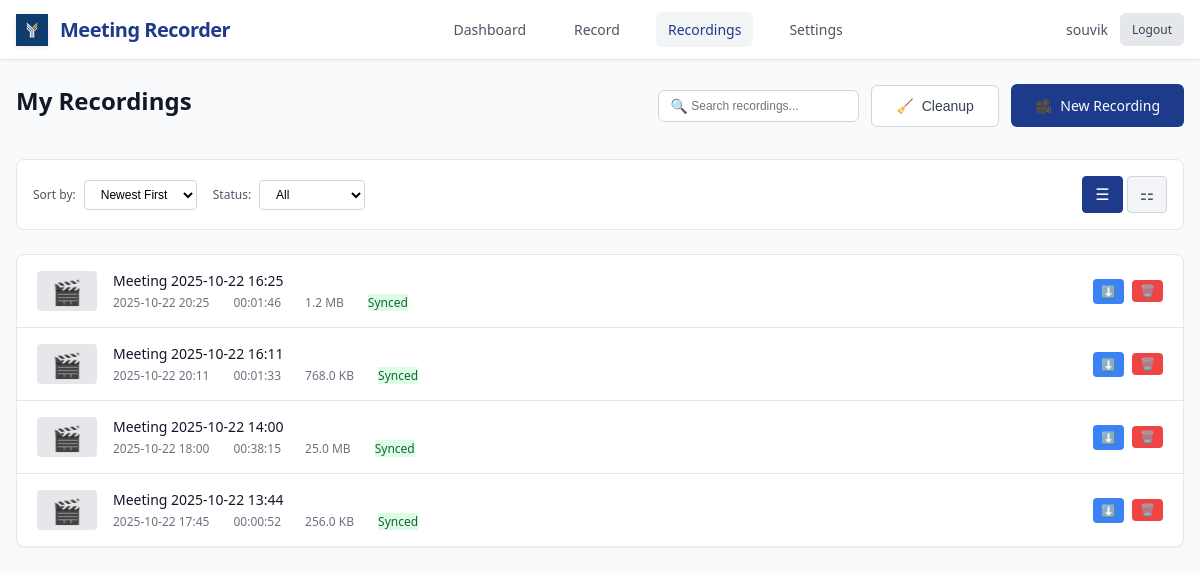
Page /recordings (signed in) on the committed database.
### models.py (models this page shows, shortened)
class User(UserMixin, db.Model):
    id = db.Column(db.Integer, primary_key=True)
    username = db.Column(db.String(80), unique=True, nullable=False)
    email = db.Column(db.String(120), unique=True, nullable=False)
    password_hash = db.Column(db.String(128))
    created_at = db.Column(db.DateTime, default=datetime.utcnow)
    is_active = db.Column(db.Boolean, default=True)
    default_monitor = db.Column(db.String(200))  # Default monitor for recordings
    auto_delete_days = db.Column(db.Integer, default=30)  # Auto-delete recordings after N days
    recordings = db.relationship('Recording', backref='user', lazy=True)

class Recording(db.Model):
    id = db.Column(db.Integer, primary_key=True)
    title = db.Column(db.String(200), nullable=False)
    filename = db.Column(db.String(255), nullable=False)
    file_path = db.Column(db.String(500), nullable=False)
    file_size = db.Column(db.BigInteger, default=0)  # in bytes
    duration = db.Column(db.Integer, default=0)  # in seconds
    created_at = db.Column(db.DateTime, default=datetime.utcnow)
    started_at = db.Column(db.DateTime)
    ended_at = db.Column(db.DateTime)
    monitor_name = db.Column(db.String(200))
    resolution = db.Column(db.String(50))  # e.g., "1920x1080"
    uploaded = db.Column(db.Boolean, default=False)
    upload_url = db.Column(db.String(500))
    user_id = db.Column(db.Integer, db.ForeignKey('user.id'), nullable=False)
    status = db.Column(db.String(50), default='completed')  # recording, processing, completed, failed
    @property
    def duration_formatted(self):
        if not self.duration:
            return "00:00:00"
        hours = self.duration // 3600
        minutes = (self.duration % 3600) // 60
        seconds = self.duration % 60
        return f"{hours:02d}:{minutes:02d}:{seconds:02d}"
    @property
    def file_size_formatted(self):
        if not self.file_size:
            return "0 B"
        size = self.file_size  # Work with a copy to avoid modifying the actual value
        for unit in ['B', 'KB', 'MB', 'GB']:
            if size < 1024:
                return f"{size:.1f} {unit}"
            size /= 1024
        return f"{size:.1f} TB"
    @property
    def sync_status(self):
        if self.uploaded:
            return "Synced"
        elif self.status == "failed":
            return "Failed"
        elif self.status == "processing":
            return "Processing"
        else:
            return "Local Only"
    @property
    def sync_status_class(self):
        status = self.sync_status
        if status == "Synced":
            return "status-synced"
        elif status == "Failed":
            return "status-failed"
        elif status == "Processing":
            return "status-processing"
        else:
            return "status-local"

### app.py (the view)
@app.route('/recordings')
@login_required
def recordings():
    page = request.args.get('page', 1, type=int)
    recordings = Recording.query.filter_by(user_id=current_user.id)\
        .order_by(Recording.created_at.desc())\
        .paginate(page=page, per_page=12, error_out=False)
    return render_template('recordings.html', recordings=recordings)

### app.py (called while the page is built)
@login_manager.user_loader
def load_user(user_id):
    return User.query.get(int(user_id))

### templates/recordings.html (shortened to what this page needs)
{% extends "base.html" %}
{% block content %}
<div class="page-header">
    <h1 class="page-title">My Recordings</h1>
    <div class="header-actions">
        <div class="search-box">
            <span class="search-icon">🔍</span>
            <input type="text" class="search-input" placeholder="Search recordings...">
        </div>
        <button onclick="cleanupOrphanedRecordings()" class="btn-secondary" title="Remove database entries without files">
            <span>🧹</span>
            Cleanup
        </button>
        <a href="/record" class="btn-primary">
            <span>🎥</span>
            New Recording
        </a>
    </div>
</div>
<div class="filters">
    <div class="filter-group">
        <label class="filter-label">Sort by:</label>
        <select class="filter-select">
            <option value="date_desc">Newest First</option>
        </select>
    </div>
    <div class="filter-group">
        <label class="filter-label">Status:</label>
        <select class="filter-select">
            <option value="all">All</option>
        </select>
    </div>
    <div class="view-toggles">
        <button class="view-toggle-btn active" onclick="setView('list')" title="List View">
            <span>☰</span>
        </button>
        <button class="view-toggle-btn" onclick="setView('grid')" title="Grid View">
            <span>⚏</span>
        </button>
    </div>
</div>
{% if recordings.items %}
    <div class="recordings-list active">
        {% for recording in recordings.items %}
        <div class="list-item" onclick="playRecording('{{ recording.id }}', event)">
            <div class="list-thumbnail">
                {% if recording.file_path %}
                    🎬
                {% else %}
                    📹
                {% endif %}
            </div>
            <div class="list-info">
                <div class="list-title">{{ recording.title }}</div>
                <div class="list-meta">
                    <span>{{ recording.created_at.strftime('%Y-%m-%d %H:%M') }}</span>
                    <span>{{ recording.duration_formatted }}</span>
                    <span>{{ recording.file_size_formatted }}</span>
                    <span class="{{ recording.sync_status_class }}">{{ recording.sync_status }}</span>
                </div>
            </div>
            <div class="list-actions">
                <a href="{{ url_for('download_recording', recording_id=recording.id) }}"
                   class="download-btn"
                   onclick="event.stopPropagation()"
                   title="Download recording">
                    ⬇️
                </a>
                <button class="delete-btn"
                        onclick="deleteRecording({{ recording.id }}, '{{ recording.title }}')"
                        title="Delete recording">
                    🗑️
                </button>
            </div>
        </div>
        {% endfor %}
    </div>
{% else %}
    <div class="empty-state">
        <div class="empty-icon">📹</div>
        <div class="empty-title">No recordings found</div>
        <p>You haven't created any recordings yet. Start by recording your first meeting!</p>
    </div>
{% endif %}
{% endblock %}

### templates/base.html (shortened to what this page needs)
<!DOCTYPE html>
<html lang="en">
<head>
</head>
<body>
    <header class="header">
        <div class="header-content">
            <a href="{{ url_for('dashboard') }}" class="logo">
                <img src="{{ url_for('static', filename='image.png') }}" alt="FYE Labs" class="logo-image">
                <span class="logo-text">Meeting Recorder</span>
            </a>
            <nav class="nav-menu">
                <a href="{{ url_for('dashboard') }}" class="nav-link {% if request.endpoint == 'dashboard' %}active{% endif %}">Dashboard</a>
                <a href="{{ url_for('record') }}" class="nav-link {% if request.endpoint == 'record' %}active{% endif %}">Record</a>
                <a href="{{ url_for('recordings') }}" class="nav-link {% if request.endpoint == 'recordings' %}active{% endif %}">Recordings</a>
                <a href="{{ url_for('settings') }}" class="nav-link {% if request.endpoint == 'settings' %}active{% endif %}">Settings</a>
            </nav>
            <div class="user-menu">
                <span class="user-info">{{ current_user.username }}</span>
                <a href="/logout" class="logout-btn">Logout</a>
            </div>
        </div>
    </header>
    <main class="container">
        {% block content %}{% endblock %}
    </main>
</body>
</html>

### templates/recordings.html (style rules this page uses)
.page-header { display: flex; justify-content: space-between; align-items: flex-start; margin-bottom: 2rem; gap: 1rem; }
.header-actions { display: flex; gap: 0.75rem; align-items: center; flex-wrap: wrap; }
.search-box { position: relative; display: flex; align-items: center; min-width: 200px; }
.search-icon { position: absolute; left: 0.75rem; color: var(--gray-400); font-size: 0.875rem; }
.search-input { width: 100%; padding: 0.5rem 0.75rem 0.5rem 2rem; border: 1px solid var(--gray-300); border-radius: 6px; font-size: 0.75rem; transition: border-color 0.2s; }
.filters { display: flex; gap: 1rem; align-items: center; margin-bottom: 1.5rem; padding: 1rem; background: white; border: 1px solid var(--gray-200); border-radius: 8px; flex-wrap: wrap; }
.filter-group { display: flex; align-items: center; gap: 0.5rem; }
.filter-label { font-size: 0.75rem; font-weight: 500; color: var(--gray-600); white-space: nowrap; }
.filter-select { padding: 0.375rem 0.75rem; border: 1px solid var(--gray-300); border-radius: 4px; font-size: 0.75rem; background: white; }
.view-toggles { margin-left: auto; display: flex; gap: 0.25rem; }
.view-toggle-btn { padding: 0.5rem 0.75rem; background: var(--gray-100); border: 1px solid var(--gray-300); border-radius: 4px; cursor: pointer; font-size: 1rem; transition: all 0.2s; color: var(--gray-600); display: inline-flex; align-items: center; justify-content: center; min-width: 2.5rem; }
.view-toggle-btn.active { background: var(--primary-blue); border-color: var(--primary-blue); color: white; }
.recordings-list { background: white; border: 1px solid var(--gray-200); border-radius: 8px; overflow: hidden; box-shadow: var(--shadow-sm); display: block; }
.list-item { display: flex; align-items: center; padding: 1rem 1.25rem; border-bottom: 1px solid var(--gray-200); cursor: pointer; transition: background-color 0.2s; }
.list-item:last-child { border-bottom: none; }
.list-thumbnail { width: 60px; height: 40px; background: var(--gray-200); border-radius: 4px; margin-right: 1rem; display: flex; align-items: center; justify-content: center; color: var(--gray-400); font-size: 1.5rem; flex-shrink: 0; }
.list-info { flex: 1; min-width: 0; }
.list-title { font-size: 0.875rem; font-weight: 500; color: var(--gray-900); margin-bottom: 0.25rem; overflow: hidden; text-overflow: ellipsis; white-space: nowrap; }
.list-meta { display: flex; gap: 1.5rem; font-size: 0.75rem; color: var(--gray-500); }
.list-actions { display: flex; gap: 0.5rem; align-items: center; flex-shrink: 0; }
.status-completed, .status-synced, .sync-status-synced { background-color: #dcfce7; color: #166534; }
.download-btn, .delete-btn { padding: 0.25rem 0.5rem; border-radius: 4px; font-size: 0.75rem; text-decoration: none; border: none; cursor: pointer; transition: all 0.2s; }
.download-btn { background: var(--secondary-blue); color: white; }
.delete-btn { background: var(--error-red); color: white; }

### rows in the picture
User: username "souvik"
Recording: title "Meeting 2025-10-22 16:25", created_at "2025-10-22 20:25", duration_formatted "00:01:46", file_size_formatted "1.2 MB", sync_status "Synced"
Recording: title "Meeting 2025-10-22 16:11", created_at "2025-10-22 20:11", duration_formatted "00:01:33", file_size_formatted "768.0 KB", sync_status "Synced"
Recording: title "Meeting 2025-10-22 14:00", created_at "2025-10-22 18:00", duration_formatted "00:38:15", file_size_formatted "25.0 MB", sync_status "Synced"
Recording: title "Meeting 2025-10-22 13:44", created_at "2025-10-22 17:45", duration_formatted "00:00:52", file_size_formatted "256.0 KB", sync_status "Synced"
